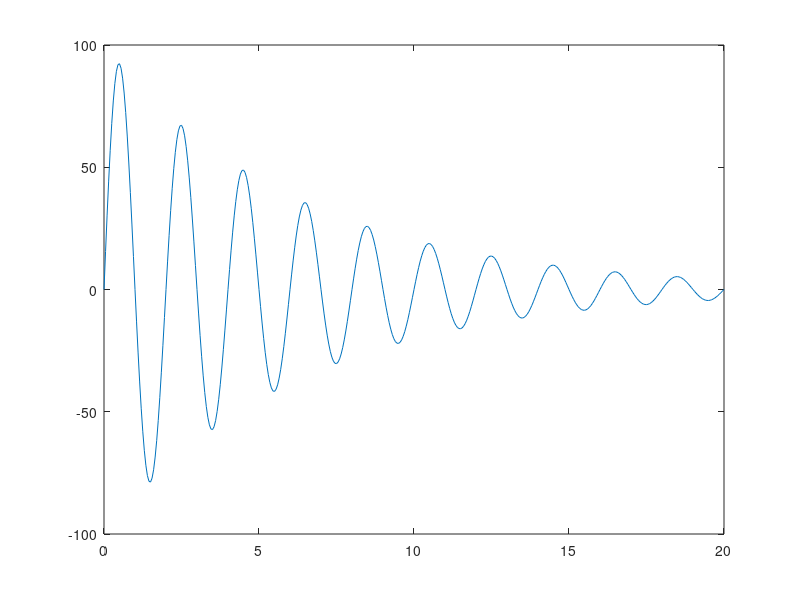

Recreate this plot in MATLAB. (Note: this script raises an error after producing the figure.)
%%
clear all;
close all;

problem.definition.variables = {'x'};
problem.definition.limits = {[0; 20]};
problem.definition.cost_function = @(x)100*sin(pi.*x).*exp(-x./(2.*pi));
problem.settings.step_modifier = 8;
problem.settings.cooling_rate = 0.005;
problem.settings.max_accept_per_temp = 10;
problem.settings.max_tries_per_temp = 100;
problem.settings.stop_temperature = 1;
problem.initial.temperature = 10000;
problem.initial.values = [10];
problem.plot = 'yes';
problem.plot_filename = 'annealing.gif';
problem.plot_save_animation = 'yes';

x=(0:0.05:20)
problem.figure = figure(101);
plot(x, problem.definition.cost_function(x));
hold on;

%%
problem.settings.randomize = 'all';
solution_rand_all = anneal(problem);

%%
problem.settings.randomize = 'random_one';
solution_rand_one = anneal(problem);